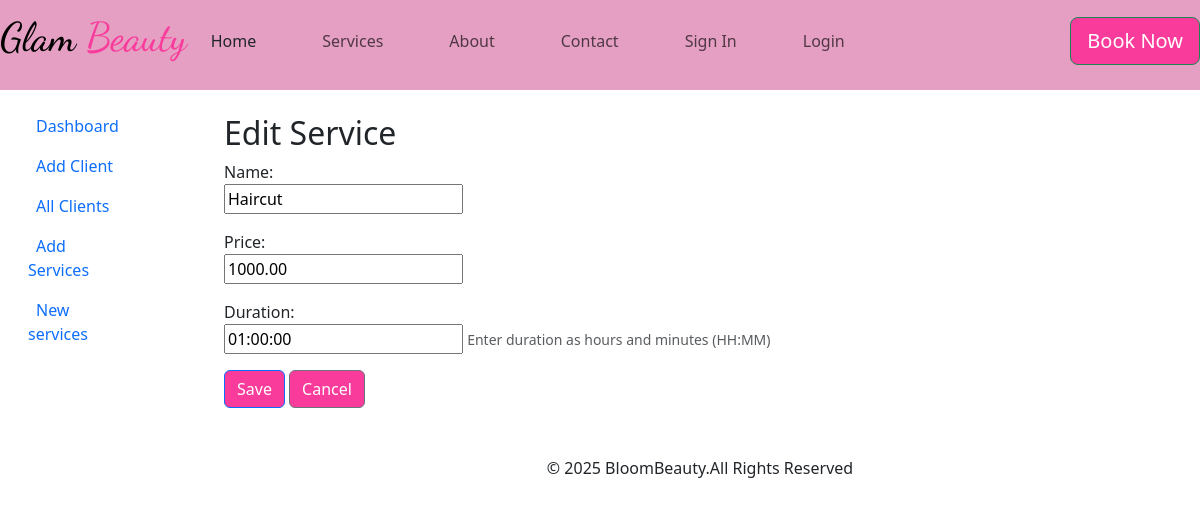
Page /services/6/edit/ (signed in) on the committed database.
### cosmetics/models.py (models this page shows, shortened)
class Service(models.Model):
    CATEGORY_CHOICES = [
        ("Wig Installation", "Wig Installation"),
        ("Braided Hairstyles", "Braided Hairstyles"),
        ("Facial Services", "Facial Services"),
        ("Nail Art Design Services", "Nail Art Design Services"),
        ("Massage Services", "Massage Services"),
    ]
    name = models.CharField(max_length=200)
    description = models.TextField(null=True, blank=True)
    price = models.DecimalField(max_digits=8, decimal_places=2)
    duration = models.DurationField()
    category = models.CharField(max_length=50, choices=CATEGORY_CHOICES)
    is_active = models.BooleanField(default=False)
    image = models.ImageField(upload_to="services/", null=True, blank=True)

### cosmetics/views.py (the view, shortened to what this page needs)
# urls.py: path('services/<int:pk>/edit/', views.ServiceUpdateView.as_view(), name='editservice'),
class ServiceUpdateView(LoginRequiredMixin, StaffRequiredMixin, UpdateView):
    model = Service
    form_class = ServiceForm
    template_name = "serviceform.html"
    success_url = reverse_lazy('serviceslist')

### cosmetics/forms.py
class ServiceForm(forms.ModelForm):
    class Meta:
        model = Service
        fields = ['name', 'price', 'duration']
        widgets = {
            'price': forms.NumberInput(attrs={'step': '0.01'}),
            'duration': forms.TimeInput(attrs={'type': ''}),
        }

### cosmetics/views.py (called while the page is built)
    def test_func(self):
        return self.request.user.is_staff

### cosmetics/templates/serviceform.html (shortened to what this page needs)
{% extends "base.html" %}
{% load static %}
{% block content %}
<div class="container py-4">
    <h2>{% if object %}Edit{% else %}Add{% endif %} Service</h2>
    <form method="POST" enctype="multipart/form-data">
        <div class="mb-3">
            {{ form.name.label_tag }}<br>
            {{ form.name }}
        </div>
        <div class="mb-3">
            {{ form.price.label_tag }}<br>
            {{ form.price }}
        </div>
        <div class="mb-3">
            {{ form.duration.label_tag }}<br>
            {{ form.duration }}
            <small class="form-text text-muted">Enter duration as hours and minutes (HH:MM)</small>
        </div>
         <button class="btn btn-primary" type="submit"> Save </button>
        <a class="btn btn-secondary" href="{% url 'serviceslist' %}">Cancel</a>
    </form>
</div>
{% endblock %}

### cosmetics/static/style.css (style rules this page uses)
:root { --bs-secondary: #ff6347; --bs-secondary-bg-rgb: 255, 99, 71; }
.btn { background-color: #f93c9b; ; }

### rows in the picture
Service: name "Haircut", price "1000.00", duration "01:00:00"
